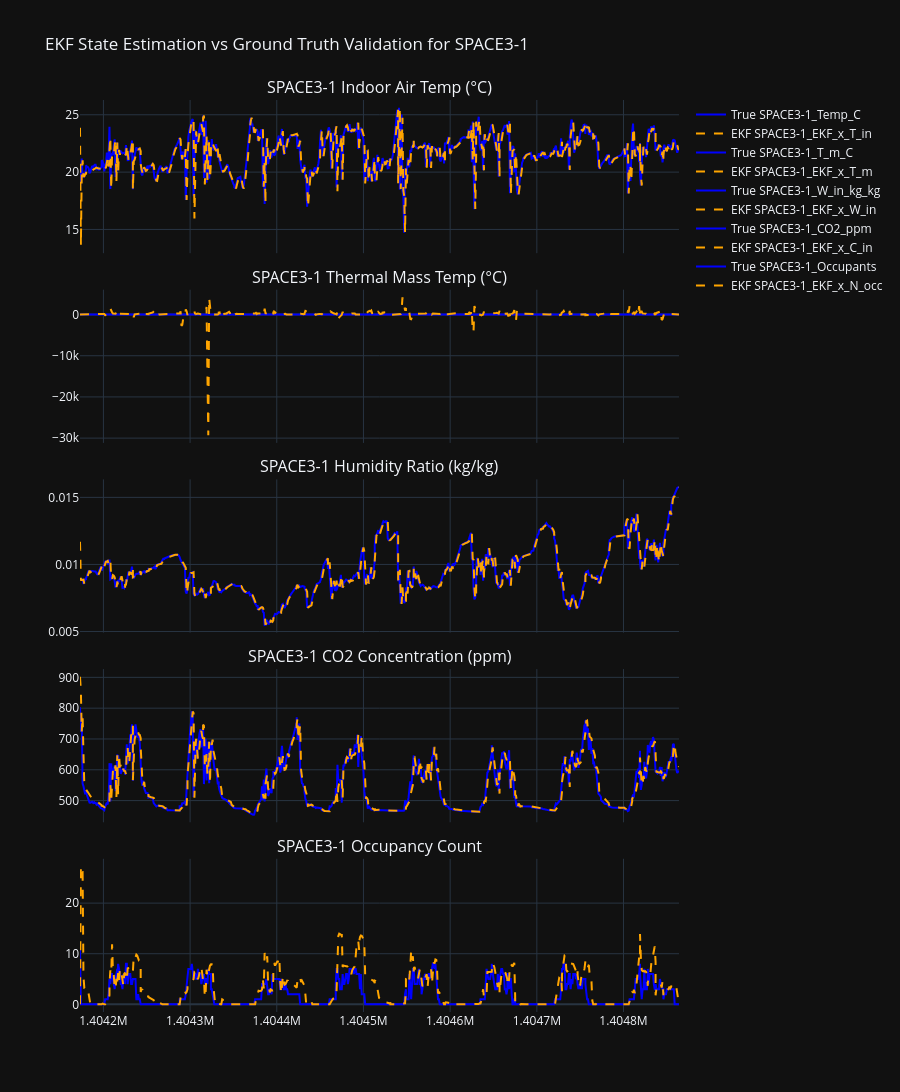

Write notebook code for a chart like this one.
### Code cell
# To see how well the filter is tracking the real simulation states
plot_ekf_performance(df, zone_name=zone_name)

### Figure 1 — Plotly figure (JSON) as saved in the notebook; plotly's stock layout.template omitted (floating-point values rounded to 4 significant figures; data arrays with more than 128 entries replaced by an {"elided": "..."} marker saying what was removed)
{"data": [{"line": {"color": "blue"}, "mode": "lines", "name": "True SPACE3-1_Temp_C", "type": "scatter", "x": {"elided": "768 int values"}, "xaxis": "x", "y": {"elided": "768 float values"}, "yaxis": "y"}, {"line": {"color": "orange", "dash": "dash"}, "mode": "lines", "name": "EKF SPACE3-1_EKF_x_T_in", "type": "scatter", "x": {"elided": "768 int values"}, "xaxis": "x", "y": {"elided": "768 float values"}, "yaxis": "y"}, {"line": {"color": "blue"}, "mode": "lines", "name": "True SPACE3-1_T_m_C", "type": "scatter", "x": {"elided": "768 int values"}, "xaxis": "x2", "y": {"elided": "768 float values"}, "yaxis": "y2"}, {"line": {"color": "orange", "dash": "dash"}, "mode": "lines", "name": "EKF SPACE3-1_EKF_x_T_m", "type": "scatter", "x": {"elided": "768 int values"}, "xaxis": "x2", "y": {"elided": "768 float values"}, "yaxis": "y2"}, {"line": {"color": "blue"}, "mode": "lines", "name": "True SPACE3-1_W_in_kg_kg", "type": "scatter", "x": {"elided": "768 int values"}, "xaxis": "x3", "y": {"elided": "768 float values"}, "yaxis": "y3"}, {"line": {"color": "orange", "dash": "dash"}, "mode": "lines", "name": "EKF SPACE3-1_EKF_x_W_in", "type": "scatter", "x": {"elided": "768 int values"}, "xaxis": "x3", "y": {"elided": "768 float values"}, "yaxis": "y3"}, {"line": {"color": "blue"}, "mode": "lines", "name": "True SPACE3-1_CO2_ppm", "type": "scatter", "x": {"elided": "768 int values"}, "xaxis": "x4", "y": {"elided": "768 float values"}, "yaxis": "y4"}, {"line": {"color": "orange", "dash": "dash"}, "mode": "lines", "name": "EKF SPACE3-1_EKF_x_C_in", "type": "scatter", "x": {"elided": "768 int values"}, "xaxis": "x4", "y": {"elided": "768 float values"}, "yaxis": "y4"}, {"line": {"color": "blue"}, "mode": "lines", "name": "True SPACE3-1_Occupants", "type": "scatter", "x": {"elided": "768 int values"}, "xaxis": "x5", "y": {"elided": "768 int values"}, "yaxis": "y5"}, {"line": {"color": "orange", "dash": "dash"}, "mode": "lines", "name": "EKF SPACE3-1_EKF_x_N_occ", "type": "scatter", "x": {"elided": "768 int values"}, "xaxis": "x5", "y": {"elided": "768 float values"}, "yaxis": "y5"}], "layout": {"annotations": [{"font": {"size": 16}, "showarrow": false, "text": "SPACE3-1 Indoor Air Temp (°C)", "x": 0.5, "xanchor": "center", "xref": "paper", "y": 1, "yanchor": "bottom", "yref": "paper"}, {"font": {"size": 16}, "showarrow": false, "text": "SPACE3-1 Thermal Mass Temp (°C)", "x": 0.5, "xanchor": "center", "xref": "paper", "y": 0.792, "yanchor": "bottom", "yref": "paper"}, {"font": {"size": 16}, "showarrow": false, "text": "SPACE3-1 Humidity Ratio (kg/kg)", "x": 0.5, "xanchor": "center", "xref": "paper", "y": 0.584, "yanchor": "bottom", "yref": "paper"}, {"font": {"size": 16}, "showarrow": false, "text": "SPACE3-1 CO2 Concentration (ppm)", "x": 0.5, "xanchor": "center", "xref": "paper", "y": 0.376, "yanchor": "bottom", "yref": "paper"}, {"font": {"size": 16}, "showarrow": false, "text": "SPACE3-1 Occupancy Count", "x": 0.5, "xanchor": "center", "xref": "paper", "y": 0.168, "yanchor": "bottom", "yref": "paper"}], "height": 1200, "hovermode": "x unified", "title": {"text": "EKF State Estimation vs Ground Truth Validation for SPACE3-1"}, "xaxis": {"anchor": "y", "domain": [0, 1], "matches": "x5", "showticklabels": false}, "xaxis2": {"anchor": "y2", "domain": [0, 1], "matches": "x5", "showticklabels": false}, "xaxis3": {"anchor": "y3", "domain": [0, 1], "matches": "x5", "showticklabels": false}, "xaxis4": {"anchor": "y4", "domain": [0, 1], "matches": "x5", "showticklabels": false}, "xaxis5": {"anchor": "y5", "domain": [0, 1]}, "yaxis": {"anchor": "x", "domain": [0.832, 1]}, "yaxis2": {"anchor": "x2", "domain": [0.624, 0.792]}, "yaxis3": {"anchor": "x3", "domain": [0.416, 0.584]}, "yaxis4": {"anchor": "x4", "domain": [0.208, 0.376]}, "yaxis5": {"anchor": "x5", "domain": [0, 0.168]}}}
